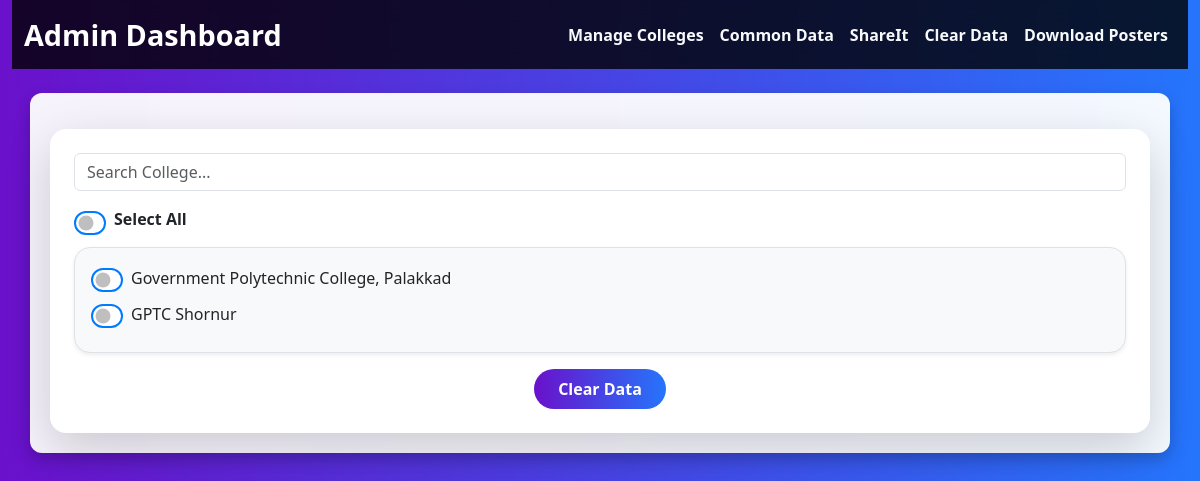
Screenshot of /clear-students/ with the database file from the repository.
### myapp/models.py (models this page shows, shortened)
class College(AbstractBaseUser, PermissionsMixin):
    name = models.CharField(max_length=255)
    email = models.EmailField(unique=True)
    sheet_url = models.URLField(blank=True, null=True)
    logo = models.ImageField(
        upload_to='college_logos/',
        blank=True,
        null=True,
    )
    current_status = models.TextField(blank=True, null=True)
    is_active = models.BooleanField(default=True)
    is_staff = models.BooleanField(default=False)
    objects = CollegeManager()
    USERNAME_FIELD = 'email'
    REQUIRED_FIELDS = ['name']  # Fields required for superuser creation
    class Meta:
        verbose_name = "College"
        verbose_name_plural = "Colleges"

### myapp/views.py (the view, shortened to what this page needs)
# urls.py: path("clear-students/", views.clear_students_view, name="clear_students"),
def clear_students_view(request):
    colleges = College.objects.filter(is_superuser=False, is_staff=False)
    return render(request, "admin_user/clear_students.html", {"colleges": colleges})

### myapp/templates/admin_user/clear_students.html (shortened to what this page needs)
{% extends 'base.html' %}
{% block content %}
    <div class="card shadow-lg p-4 rounded-4 border-0 mt-3">
        <form method="POST" id="deleteForm">
            <div class="mb-3">
                <input type="text" id="search_colleges" class="form-control" placeholder="Search College...">
            </div>
            <div class="form-check form-switch text-left mb-3">
                <input class="form-check-input custom-checkbox" type="checkbox" id="select_all">
                <label class="form-check-label fw-bold" for="select_all">Select All</label>
            </div>
            <div class="college-list p-3 border rounded-4 shadow-sm bg-light">
                {% for college in colleges %}
                <div class="form-check form-switch d-flex align-items-center mb-2 college-item" data-name="{{ college.name|lower }}">
                    <input class="form-check-input custom-checkbox college-checkbox" type="checkbox" name="college_ids" value="{{ college.id }}" id="college_{{ college.id }}">
                    <label class="form-check-label ms-2 college-label" for="college_{{ college.id }}">{{ college.name }}</label>
                </div>
                {% endfor %}
            </div>
            <div class="text-center mt-3">
                <button type="button" class="btn btn-danger px-4 py-2 fw-bold rounded-pill" data-bs-toggle="modal" data-bs-target="#confirmDeleteModal">
                     Clear Data
                </button>
            </div>
        </form>
    </div>
{% endblock %}

### myapp/templates/base.html (style rules this page uses)
body { background: linear-gradient(to right, #6a11cb, #2575fc); font-family: 'Segoe UI', Tahoma, Geneva, Verdana, sans-serif; color: #ffffff; }

### myapp/templates/admin_user/clear_students.html (style rules this page uses)
.card { animation: fadeInUp 0.6s ease-in-out; }
.custom-checkbox { width: 1.5rem; height: 1.5rem; border-radius: 50%; border: 2px solid #007bff; transition: all 0.3s ease-in-out; }
.college-list { background: #f8f9fa; max-height: 250px; overflow-y: auto; }
.btn-danger { background: linear-gradient(to right, #6a11cb, #2575fc); border: none; transition: all 0.3s; }

### rows the page displays
College: name "Government Polytechnic College, Palakkad"
College: name "GPTC Shornur"
